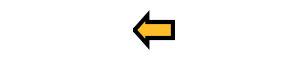

Recreate this plot in Python.
#!/usr/bin/env python

import dnaplotlib as dpl
from pylab import *
import matplotlib.pyplot as plt
from matplotlib import gridspec


fig = plt.figure(figsize=(1,0.2))
gs = gridspec.GridSpec(1, 1)

# Colour map
col_map = {}
col_map['black']   = (0.00, 0.00, 0.00)
col_map['white']   = (1.00, 1.00, 1.00)
col_map['red']     = (0.95, 0.30, 0.25)
col_map['green']   = (0.38, 0.82, 0.32)
col_map['blue']    = (0.38, 0.65, 0.87)
col_map['orange']  = (1.00, 0.75, 0.17)

# Global line width
lw = 1.0


cdsTemplate = {'type':'CDS', 'fwd':False, 'opts':{'linewidth':lw, 'color':col_map['orange'], 'edge_color':col_map['black'], 'x_extent':24}} 

design1 = [cdsTemplate]
ax_dna1 = plt.subplot(gs[0])

# Create the DNAplotlib renderer
dr = dpl.DNARenderer()

# Redender the DNA to axis
start, end = dr.renderDNA(ax_dna1, design1, dr.SBOL_part_renderers())
ax_dna1.set_xlim([start, end])
ax_dna1.set_ylim([-15,15])
ax_dna1.set_aspect('equal')
ax_dna1.axis('off')



fig.savefig('cds.png', dpi=300)
plt.close('all')
